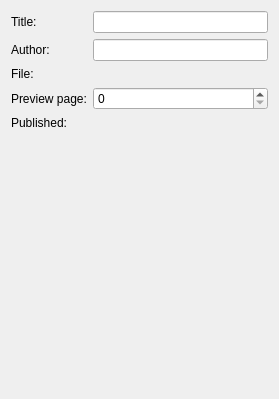
<?xml version="1.0" encoding="UTF-8"?>
<ui version="4.0">
 <class>Form</class>
 <widget class="QWidget" name="Form">
  <property name="geometry">
   <rect>
    <x>0</x>
    <y>0</y>
    <width>279</width>
    <height>399</height>
   </rect>
  </property>
  <property name="windowTitle">
   <string>Form</string>
  </property>
  <layout class="QVBoxLayout" name="verticalLayout">
   <item>
    <layout class="QFormLayout" name="formLayout">
     <item row="0" column="0">
      <widget class="QLabel" name="titleLabel">
       <property name="text">
        <string>Title:</string>
       </property>
      </widget>
     </item>
     <item row="0" column="1">
      <widget class="AMTLineEdit" name="titleLineEdit"/>
     </item>
     <item row="1" column="0">
      <widget class="QLabel" name="authorLabel">
       <property name="text">
        <string>Author:</string>
       </property>
      </widget>
     </item>
     <item row="1" column="1">
      <widget class="AMTLineEdit" name="authorLineEdit"/>
     </item>
     <item row="2" column="0">
      <widget class="QLabel" name="fileLabel">
       <property name="text">
        <string>File:</string>
       </property>
      </widget>
     </item>
     <item row="2" column="1">
      <widget class="AMTEntryFileInput" name="fileInput" native="true"/>
     </item>
     <item row="3" column="0">
      <widget class="QLabel" name="previewPageLabel">
       <property name="text">
        <string>Preview page:</string>
       </property>
      </widget>
     </item>
     <item row="3" column="1">
      <widget class="QSpinBox" name="previewPageSpinBox">
       <property name="maximum">
        <number>10000</number>
       </property>
      </widget>
     </item>
     <item row="4" column="0">
      <widget class="QLabel" name="publishedDateLabel">
       <property name="text">
        <string>Published:</string>
       </property>
      </widget>
     </item>
     <item row="4" column="1">
      <widget class="AMTDateInput" name="publishedDateInput" native="true"/>
     </item>
    </layout>
   </item>
  </layout>
 </widget>
 <customwidgets>
  <customwidget>
   <class>AMTDateInput</class>
   <extends>QWidget</extends>
   <header>amt/views/customWidgets/amtinputwidgets</header>
   <container>1</container>
  </customwidget>
  <customwidget>
   <class>AMTLineEdit</class>
   <extends>QLineEdit</extends>
   <header>amt/views/customWidgets/amtinputwidgets</header>
  </customwidget>
  <customwidget>
   <class>AMTEntryFileInput</class>
   <extends>QWidget</extends>
   <header>amt/views/customWidgets/amtinputwidgets</header>
   <container>1</container>
  </customwidget>
 </customwidgets>
 <resources/>
 <connections/>
</ui>
